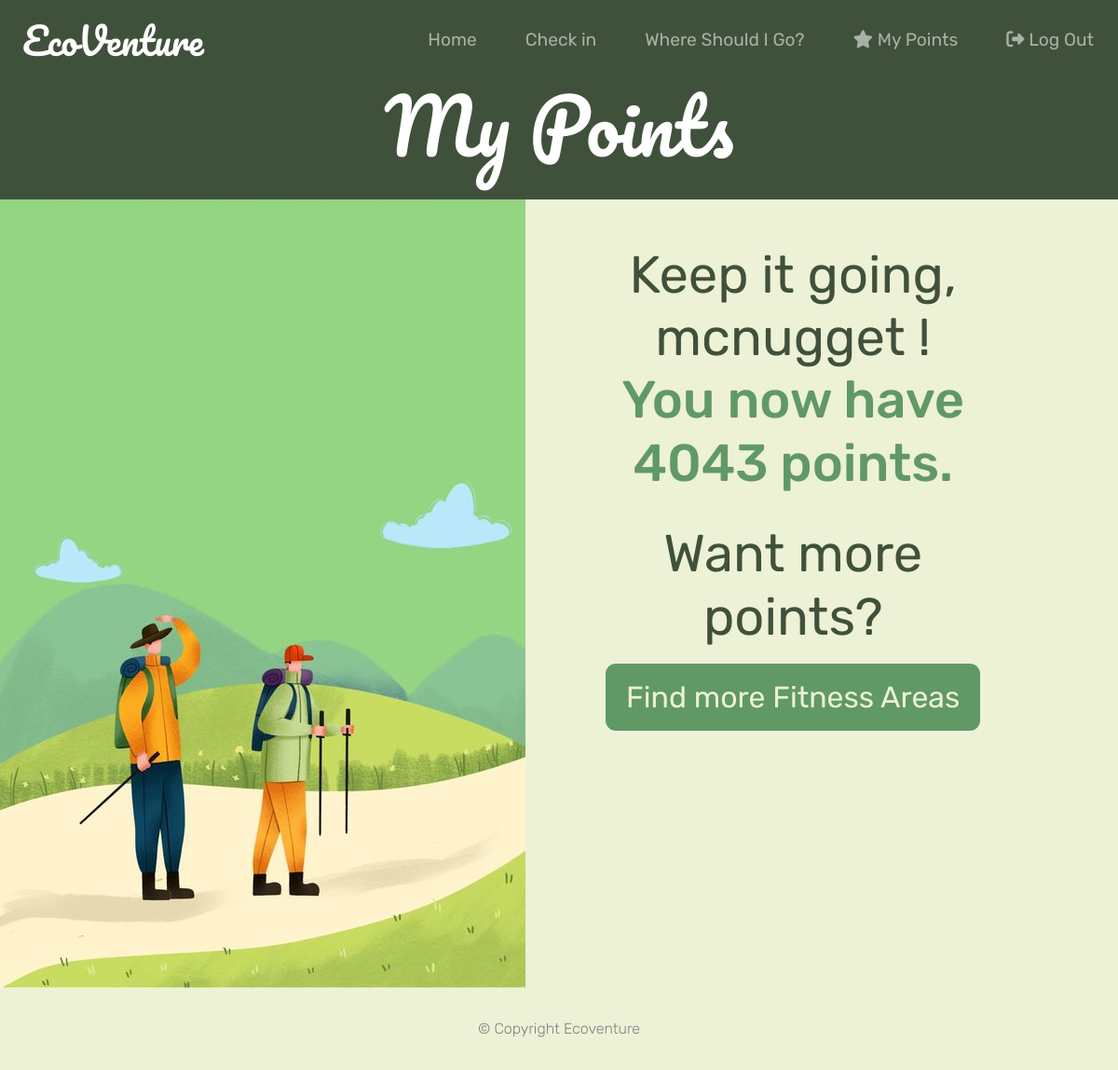
The page /showPoints (signed in) on the database as committed earlier.
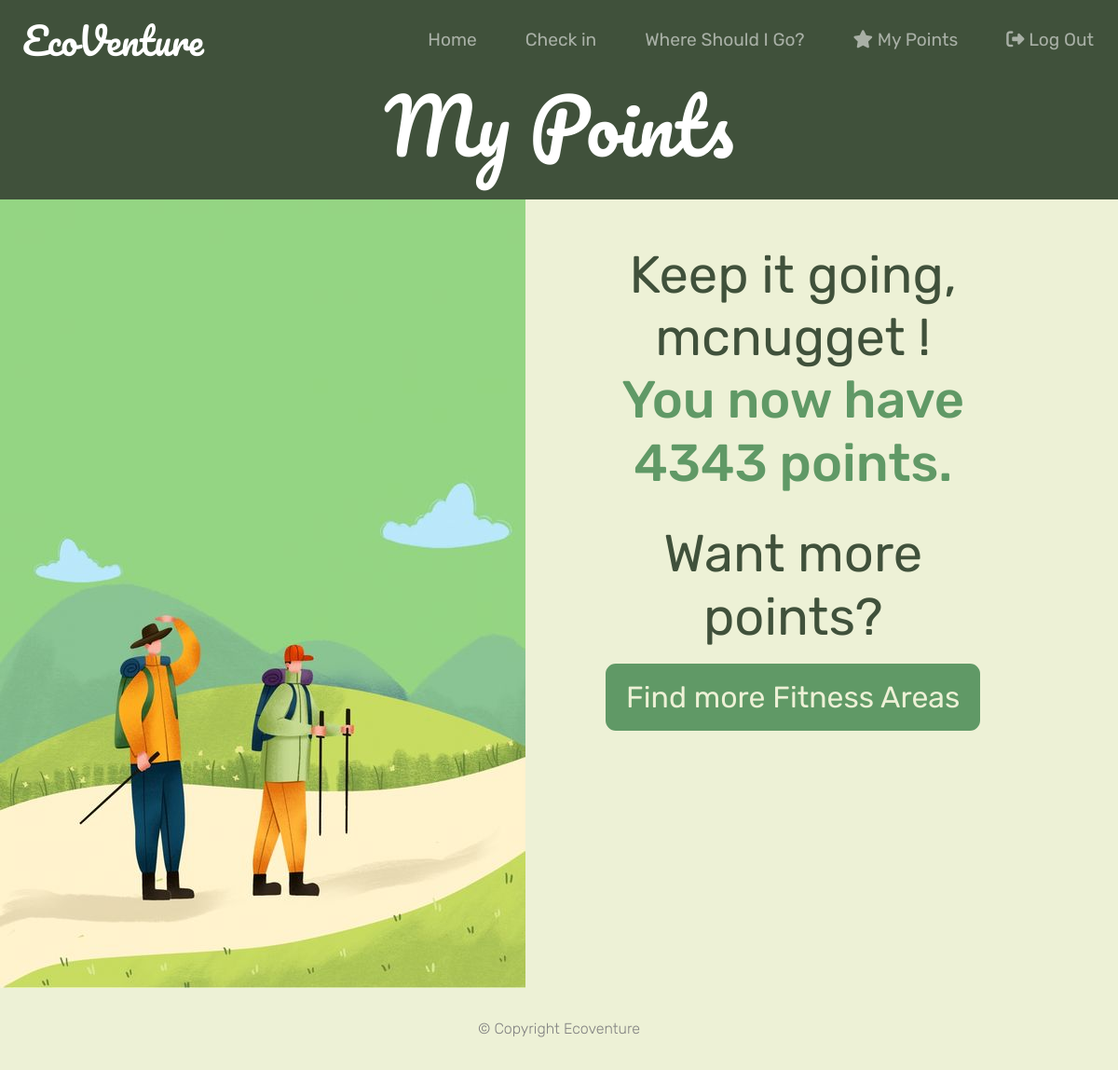
The same page on the database as committed later.
### user.py (models this page shows, shortened)
class User(db.Model):
    __bind_key__="users"
    __tablename__='users'
    username = db.Column(db.String(80), primary_key=True, nullable=False)
    email = db.Column(db.String(100), nullable=False)
    password_hash = db.Column(db.String(128), nullable=False)
    points = db.Column(db.Integer, default=0)
    def __init__(self,username, email, password_hash, points):
        self.username = username
        self.email = email
        self.password_hash = password_hash
        self.points= points

### checkin.py (the view)
@checkin_bp.route('/showPoints')
@login_required
def showPoints():
    username = session.get('username')
    user = User.query.filter_by(username=username).first()
    return render_template("myPoints.html",user = user)

### auth.py (called while the page is built)
@login_manager.user_loader
def load_user(username):
        connection=sqlite3.connect(current_app.config['USERSDBPATH'])
        cursor=connection.cursor()
        cursor.execute('SELECT * FROM users WHERE username=?',(username,))
        user_data=cursor.fetchone()
        connection.close()
        if not user_data:
            return None
        return User(user_data[0],user_data[1],user_data[2],user_data[3])

### templates/myPoints.html (shortened to what this page needs)
<!DOCTYPE html>
<html>
<head>
     <link
     href="https://cdn.jsdelivr.net/npm/bootstrap@5.3.0-alpha1/dist/css/bootstrap.min.css"
     rel="stylesheet"
   />
   <link rel="stylesheet" href="../static/styles.css" />
</head>
<body>
    <section class="colored-section ci-title-section">
    <nav class="navbar navbar-expand-lg navbar-dark">
        <a class="navbar-brand">EcoVenture</a>
        <ul class="navbar-nav ms-auto">
        <li class="nav-item active">
            <a class="nav-link" href="/user">Home</a>
        </li>
        <li class="nav-item">
            <a class="nav-link" href="/check_in">Check in</a>
        </li>
        <li class="nav-item">
            <a class="nav-link" href="/whereshouldigo">Where Should I Go?</a>
        </li>
        <li class="nav-item">
          <a class="nav-link" href="/showPoints"><i class="fa-solid fa-star"></i> My Points</a>
      </li>
        <li class="nav-item">
            <a class="nav-link" href="/logout"><i class="fa-solid fa-right-from-bracket"></i> Log Out</a>
        </li>
      </ul>
    </nav>
    <h1 class="ci-title">My Points</h1>
</section>
    <div class="row">
        <div class="col-lg-6" style="text-align: left;">
            <img src="../static/images/my-points-img.jpeg">
        </div>
        <div class="col-lg-6" style="text-align: center; padding: 3rem 2rem;">
          <div style="margin-right:20%;">
            <h3 class="ci-description">Keep it going, {{user.username}}!</h3>
            <h4 class="ci-description" style="color: #609966">You now have {{user.points}} points.</h4>
            <h3 class="ci-description" style="margin-top: 7%">Want more points?</h3>
            <a href="/whereshouldigo"><button class="btn-big">Find more Fitness Areas</button></a>
          </div>
        </div>
    </div>
	<footer class="light-section footer-section">
		<p class="footer-description">© Copyright Ecoventure</p>
	</footer>
</body>
</html>

### static/styles.css (style rules this page uses)
h1 { font-family: 'Pacifico', sans-serif; color: white; font-size: 5rem; }
h3 { font-family: 'Rubik', sans-serif; font-weight: 400; color: white; font-size: 1.5rem; }
body { font-family:'Rubik', sans-serif; font-weight: 300; background-color: #EDF1D6; color: white; }
.colored-section { background-color: #40513B; }
.light-section { background-color: #EDF1D6; }
.btn-big { -webkit-border-radius: 11; -moz-border-radius: 11; border-radius: 11px; border-style: solid; border-color: #609966; color: #EDF1D6; font-size: 2rem; background: #609966; padding: 10px 20px 10px 20px; text-decoration: none; outline: 0px; margin: 1rem; }
.navbar { padding-bottom: 0.5rem; }
.navbar-brand { font-family: 'Pacifico', sans-serif; font-size: 2.5rem; margin-left: 1.5rem; }
.nav-item { padding: 0 18px; font-weight: 400; }
.nav-link { font-size: 1.2rem; }
.footer-section { padding: 0.5rem 0; }
.footer-description { color: grey; size: 1rem; text-align: center; margin: 2% auto; }
.ci-title-section { text-align: center; padding-bottom: 1.5rem; }
.ci-title { padding: 0; }
.ci-description { color: #40513B; font-size: 3.5rem; padding: 0 1.5rem; margin: 0; }

Rows that differ between the two databases and show on the page:
changed User "mcnugget": points "4043" → "4343"
